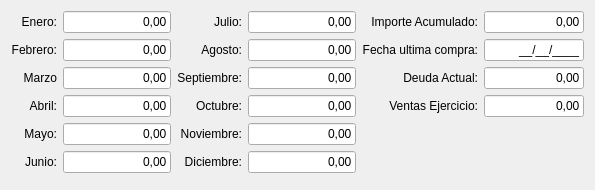
         <widget class="QWidget" name="tab_estadistica">
          <property name="styleSheet">
           <string notr="true"/>
          </property>
          <attribute name="title">
           <string>Estadistica</string>
          </attribute>
          <layout class="QGridLayout" name="gridLayout_24">
           <item row="0" column="1">
            <layout class="QGridLayout" name="gridLayout_66">
             <item row="4" column="0">
              <spacer name="verticalSpacer_4">
               <property name="orientation">
                <enum>Qt::Orientation::Vertical</enum>
               </property>
               <property name="sizeHint" stdset="0">
                <size>
                 <width>20</width>
                 <height>40</height>
                </size>
               </property>
              </spacer>
             </item>
             <item row="2" column="1">
              <widget class="QLineEdit" name="deuda_actual">
               <property name="enabled">
                <bool>true</bool>
               </property>
               <property name="maximumSize">
                <size>
                 <width>100</width>
                 <height>16777215</height>
                </size>
               </property>
               <property name="focusPolicy">
                <enum>Qt::FocusPolicy::NoFocus</enum>
               </property>
               <property name="text">
                <string>0,00</string>
               </property>
               <property name="alignment">
                <set>Qt::AlignmentFlag::AlignRight|Qt::AlignmentFlag::AlignTrailing|Qt::AlignmentFlag::AlignVCenter</set>
               </property>
               <property name="readOnly">
                <bool>true</bool>
               </property>
              </widget>
             </item>
             <item row="3" column="1">
              <widget class="QLineEdit" name="ventas_ejercicio">
               <property name="enabled">
                <bool>true</bool>
               </property>
               <property name="maximumSize">
                <size>
                 <width>100</width>
                 <height>16777215</height>
                </size>
               </property>
               <property name="focusPolicy">
                <enum>Qt::FocusPolicy::NoFocus</enum>
               </property>
               <property name="text">
                <string>0,00</string>
               </property>
               <property name="alignment">
                <set>Qt::AlignmentFlag::AlignRight|Qt::AlignmentFlag::AlignTrailing|Qt::AlignmentFlag::AlignVCenter</set>
               </property>
               <property name="readOnly">
                <bool>true</bool>
               </property>
              </widget>
             </item>
             <item row="0" column="1">
              <widget class="QLineEdit" name="acumulado_ventas">
               <property name="enabled">
                <bool>true</bool>
               </property>
               <property name="maximumSize">
                <size>
                 <width>100</width>
                 <height>16777215</height>
                </size>
               </property>
               <property name="focusPolicy">
                <enum>Qt::FocusPolicy::NoFocus</enum>
               </property>
               <property name="text">
                <string>0,00</string>
               </property>
               <property name="alignment">
                <set>Qt::AlignmentFlag::AlignRight|Qt::AlignmentFlag::AlignTrailing|Qt::AlignmentFlag::AlignVCenter</set>
               </property>
               <property name="readOnly">
                <bool>true</bool>
               </property>
              </widget>
             </item>
             <item row="1" column="0">
              <widget class="QLabel" name="label_37">
               <property name="text">
                <string>Fecha ultima compra:</string>
               </property>
               <property name="alignment">
                <set>Qt::AlignmentFlag::AlignRight|Qt::AlignmentFlag::AlignTrailing|Qt::AlignmentFlag::AlignVCenter</set>
               </property>
              </widget>
             </item>
             <item row="2" column="0">
              <widget class="QLabel" name="label_38">
               <property name="text">
                <string>Deuda Actual:</string>
               </property>
               <property name="alignment">
                <set>Qt::AlignmentFlag::AlignRight|Qt::AlignmentFlag::AlignTrailing|Qt::AlignmentFlag::AlignVCenter</set>
               </property>
              </widget>
             </item>
             <item row="3" column="0">
              <widget class="QLabel" name="label_39">
               <property name="text">
                <string>Ventas Ejercicio:</string>
               </property>
               <property name="alignment">
                <set>Qt::AlignmentFlag::AlignRight|Qt::AlignmentFlag::AlignTrailing|Qt::AlignmentFlag::AlignVCenter</set>
               </property>
              </widget>
             </item>
             <item row="0" column="0">
              <widget class="QLabel" name="label_36">
               <property name="text">
                <string>Importe Acumulado:</string>
               </property>
               <property name="alignment">
                <set>Qt::AlignmentFlag::AlignRight|Qt::AlignmentFlag::AlignTrailing|Qt::AlignmentFlag::AlignVCenter</set>
               </property>
              </widget>
             </item>
             <item row="1" column="1">
              <widget class="QLineEdit" name="fecha_ultima_compra">
               <property name="maximumSize">
                <size>
                 <width>100</width>
                 <height>16777215</height>
                </size>
               </property>
               <property name="inputMask">
                <string>99/99/9999;_</string>
               </property>
               <property name="text">
                <string>//</string>
               </property>
               <property name="alignment">
                <set>Qt::AlignmentFlag::AlignRight|Qt::AlignmentFlag::AlignTrailing|Qt::AlignmentFlag::AlignVCenter</set>
               </property>
              </widget>
             </item>
            </layout>
           </item>
           <item row="0" column="0">
            <layout class="QGridLayout" name="gridLayout_23">
             <item row="2" column="3">
              <widget class="QLineEdit" name="septiembre">
               <property name="enabled">
                <bool>true</bool>
               </property>
               <property name="maximumSize">
                <size>
                 <width>120</width>
                 <height>16777215</height>
                </size>
               </property>
               <property name="focusPolicy">
                <enum>Qt::FocusPolicy::NoFocus</enum>
               </property>
               <property name="text">
                <string>0,00</string>
               </property>
               <property name="alignment">
                <set>Qt::AlignmentFlag::AlignRight|Qt::AlignmentFlag::AlignTrailing|Qt::AlignmentFlag::AlignVCenter</set>
               </property>
               <property name="readOnly">
                <bool>true</bool>
               </property>
              </widget>
             </item>
             <item row="5" column="2">
              <widget class="QLabel" name="label_56">
               <property name="text">
                <string>Diciembre:</string>
               </property>
               <property name="alignment">
                <set>Qt::AlignmentFlag::AlignRight|Qt::AlignmentFlag::AlignTrailing|Qt::AlignmentFlag::AlignVCenter</set>
               </property>
              </widget>
             </item>
             <item row="3" column="2">
              <widget class="QLabel" name="label_57">
               <property name="text">
                <string>Octubre:</string>
               </property>
               <property name="alignment">
                <set>Qt::AlignmentFlag::AlignRight|Qt::AlignmentFlag::AlignTrailing|Qt::AlignmentFlag::AlignVCenter</set>
               </property>
              </widget>
             </item>
             <item row="1" column="2">
              <widget class="QLabel" name="label_55">
               <property name="text">
                <string>Agosto:</string>
               </property>
               <property name="alignment">
                <set>Qt::AlignmentFlag::AlignRight|Qt::AlignmentFlag::AlignTrailing|Qt::AlignmentFlag::AlignVCenter</set>
               </property>
              </widget>
             </item>
             <item row="0" column="2">
              <widget class="QLabel" name="label_54">
               <property name="text">
                <string>Julio:</string>
               </property>
               <property name="alignment">
                <set>Qt::AlignmentFlag::AlignRight|Qt::AlignmentFlag::AlignTrailing|Qt::AlignmentFlag::AlignVCenter</set>
               </property>
              </widget>
             </item>
             <item row="1" column="3">
              <widget class="QLineEdit" name="agosto">
               <property name="enabled">
                <bool>true</bool>
               </property>
               <property name="maximumSize">
                <size>
                 <width>120</width>
                 <height>16777215</height>
                </size>
               </property>
               <property name="focusPolicy">
                <enum>Qt::FocusPolicy::NoFocus</enum>
               </property>
               <property name="text">
                <string>0,00</string>
               </property>
               <property name="alignment">
                <set>Qt::AlignmentFlag::AlignRight|Qt::AlignmentFlag::AlignTrailing|Qt::AlignmentFlag::AlignVCenter</set>
               </property>
               <property name="readOnly">
                <bool>true</bool>
               </property>
              </widget>
             </item>
             <item row="4" column="2">
              <widget class="QLabel" name="label_53">
               <property name="text">
                <string>Noviembre:</string>
               </property>
               <property name="alignment">
                <set>Qt::AlignmentFlag::AlignRight|Qt::AlignmentFlag::AlignTrailing|Qt::AlignmentFlag::AlignVCenter</set>
               </property>
              </widget>
             </item>
             <item row="2" column="1">
              <widget class="QLineEdit" name="marzo">
               <property name="enabled">
                <bool>true</bool>
               </property>
               <property name="maximumSize">
                <size>
                 <width>120</width>
                 <height>16777215</height>
                </size>
               </property>
               <property name="focusPolicy">
                <enum>Qt::FocusPolicy::NoFocus</enum>
               </property>
               <property name="text">
                <string>0,00</string>
               </property>
               <property name="alignment">
                <set>Qt::AlignmentFlag::AlignRight|Qt::AlignmentFlag::AlignTrailing|Qt::AlignmentFlag::AlignVCenter</set>
               </property>
               <property name="readOnly">
                <bool>true</bool>
               </property>
              </widget>
             </item>
             <item row="0" column="1">
              <widget class="QLineEdit" name="enero">
               <property name="enabled">
                <bool>true</bool>
               </property>
               <property name="maximumSize">
                <size>
                 <width>120</width>
                 <height>16777215</height>
                </size>
               </property>
               <property name="focusPolicy">
                <enum>Qt::FocusPolicy::NoFocus</enum>
               </property>
               <property name="text">
                <string>0,00</string>
               </property>
               <property name="alignment">
                <set>Qt::AlignmentFlag::AlignRight|Qt::AlignmentFlag::AlignTrailing|Qt::AlignmentFlag::AlignVCenter</set>
               </property>
               <property name="readOnly">
                <bool>true</bool>
               </property>
              </widget>
             </item>
             <item row="4" column="0">
              <widget class="QLabel" name="label_51">
               <property name="text">
                <string>Mayo:</string>
               </property>
               <property name="alignment">
                <set>Qt::AlignmentFlag::AlignRight|Qt::AlignmentFlag::AlignTrailing|Qt::AlignmentFlag::AlignVCenter</set>
               </property>
              </widget>
             </item>
             <item row="1" column="1">
              <widget class="QLineEdit" name="febrero">
               <property name="enabled">
                <bool>true</bool>
               </property>
               <property name="maximumSize">
                <size>
                 <width>120</width>
                 <height>16777215</height>
                </size>
               </property>
               <property name="focusPolicy">
                <enum>Qt::FocusPolicy::NoFocus</enum>
               </property>
               <property name="text">
                <string>0,00</string>
               </property>
               <property name="alignment">
                <set>Qt::AlignmentFlag::AlignRight|Qt::AlignmentFlag::AlignTrailing|Qt::AlignmentFlag::AlignVCenter</set>
               </property>
               <property name="readOnly">
                <bool>true</bool>
               </property>
              </widget>
             </item>
             <item row="1" column="0">
              <widget class="QLabel" name="label_48">
               <property name="text">
                <string>Febrero:</string>
               </property>
               <property name="alignment">
                <set>Qt::AlignmentFlag::AlignRight|Qt::AlignmentFlag::AlignTrailing|Qt::AlignmentFlag::AlignVCenter</set>
               </property>
              </widget>
             </item>
             <item row="2" column="2">
              <widget class="QLabel" name="label_58">
               <property name="text">
                <string>Septiembre:</string>
               </property>
               <property name="alignment">
                <set>Qt::AlignmentFlag::AlignRight|Qt::AlignmentFlag::AlignTrailing|Qt::AlignmentFlag::AlignVCenter</set>
               </property>
              </widget>
             </item>
             <item row="5" column="1">
              <widget class="QLineEdit" name="junio">
               <property name="enabled">
                <bool>true</bool>
               </property>
               <property name="maximumSize">
                <size>
                 <width>120</width>
                 <height>16777215</height>
                </size>
               </property>
               <property name="focusPolicy">
                <enum>Qt::FocusPolicy::NoFocus</enum>
               </property>
               <property name="text">
                <string>0,00</string>
               </property>
               <property name="alignment">
                <set>Qt::AlignmentFlag::AlignRight|Qt::AlignmentFlag::AlignTrailing|Qt::AlignmentFlag::AlignVCenter</set>
               </property>
               <property name="readOnly">
                <bool>true</bool>
               </property>
              </widget>
             </item>
             <item row="3" column="0">
              <widget class="QLabel" name="label_50">
               <property name="text">
                <string>Abril:</string>
               </property>
               <property name="alignment">
                <set>Qt::AlignmentFlag::AlignRight|Qt::AlignmentFlag::AlignTrailing|Qt::AlignmentFlag::AlignVCenter</set>
               </property>
              </widget>
             </item>
             <item row="4" column="3">
              <widget class="QLineEdit" name="noviembre">
               <property name="enabled">
                <bool>true</bool>
               </property>
               <property name="maximumSize">
                <size>
                 <width>120</width>
                 <height>16777215</height>
                </size>
               </property>
               <property name="focusPolicy">
                <enum>Qt::FocusPolicy::NoFocus</enum>
               </property>
               <property name="text">
                <string>0,00</string>
               </property>
               <property name="alignment">
                <set>Qt::AlignmentFlag::AlignRight|Qt::AlignmentFlag::AlignTrailing|Qt::AlignmentFlag::AlignVCenter</set>
               </property>
               <property name="readOnly">
                <bool>true</bool>
               </property>
              </widget>
             </item>
             <item row="3" column="3">
              <widget class="QLineEdit" name="octubre">
               <property name="enabled">
                <bool>true</bool>
               </property>
               <property name="maximumSize">
                <size>
                 <width>120</width>
                 <height>16777215</height>
                </size>
               </property>
               <property name="focusPolicy">
                <enum>Qt::FocusPolicy::NoFocus</enum>
               </property>
               <property name="text">
                <string>0,00</string>
               </property>
               <property name="alignment">
                <set>Qt::AlignmentFlag::AlignRight|Qt::AlignmentFlag::AlignTrailing|Qt::AlignmentFlag::AlignVCenter</set>
               </property>
               <property name="readOnly">
                <bool>true</bool>
               </property>
              </widget>
             </item>
             <item row="0" column="3">
              <widget class="QLineEdit" name="julio">
               <property name="enabled">
                <bool>true</bool>
               </property>
               <property name="maximumSize">
                <size>
                 <width>120</width>
                 <height>16777215</height>
                </size>
               </property>
               <property name="focusPolicy">
                <enum>Qt::FocusPolicy::NoFocus</enum>
               </property>
               <property name="text">
                <string>0,00</string>
               </property>
               <property name="alignment">
                <set>Qt::AlignmentFlag::AlignRight|Qt::AlignmentFlag::AlignTrailing|Qt::AlignmentFlag::AlignVCenter</set>
               </property>
               <property name="readOnly">
                <bool>true</bool>
               </property>
              </widget>
             </item>
             <item row="5" column="0">
              <widget class="QLabel" name="label_52">
               <property name="text">
                <string>Junio:</string>
               </property>
               <property name="alignment">
                <set>Qt::AlignmentFlag::AlignRight|Qt::AlignmentFlag::AlignTrailing|Qt::AlignmentFlag::AlignVCenter</set>
               </property>
              </widget>
             </item>
             <item row="2" column="0">
              <widget class="QLabel" name="label_49">
               <property name="text">
                <string>Marzo</string>
               </property>
               <property name="alignment">
                <set>Qt::AlignmentFlag::AlignRight|Qt::AlignmentFlag::AlignTrailing|Qt::AlignmentFlag::AlignVCenter</set>
               </property>
              </widget>
             </item>
             <item row="3" column="1">
              <widget class="QLineEdit" name="abril">
               <property name="enabled">
                <bool>true</bool>
               </property>
               <property name="maximumSize">
                <size>
                 <width>120</width>
                 <height>16777215</height>
                </size>
               </property>
               <property name="focusPolicy">
                <enum>Qt::FocusPolicy::NoFocus</enum>
               </property>
               <property name="text">
                <string>0,00</string>
               </property>
               <property name="alignment">
                <set>Qt::AlignmentFlag::AlignRight|Qt::AlignmentFlag::AlignTrailing|Qt::AlignmentFlag::AlignVCenter</set>
               </property>
               <property name="readOnly">
                <bool>true</bool>
               </property>
              </widget>
             </item>
             <item row="0" column="0">
              <widget class="QLabel" name="label_47">
               <property name="text">
                <string>Enero:</string>
               </property>
               <property name="alignment">
                <set>Qt::AlignmentFlag::AlignRight|Qt::AlignmentFlag::AlignTrailing|Qt::AlignmentFlag::AlignVCenter</set>
               </property>
              </widget>
             </item>
             <item row="4" column="1">
              <widget class="QLineEdit" name="mayo">
               <property name="enabled">
                <bool>true</bool>
               </property>
               <property name="maximumSize">
                <size>
                 <width>120</width>
                 <height>16777215</height>
                </size>
               </property>
               <property name="focusPolicy">
                <enum>Qt::FocusPolicy::NoFocus</enum>
               </property>
               <property name="text">
                <string>0,00</string>
               </property>
               <property name="alignment">
                <set>Qt::AlignmentFlag::AlignRight|Qt::AlignmentFlag::AlignTrailing|Qt::AlignmentFlag::AlignVCenter</set>
               </property>
               <property name="readOnly">
                <bool>true</bool>
               </property>
              </widget>
             </item>
             <item row="5" column="3">
              <widget class="QLineEdit" name="diciembre">
               <property name="enabled">
                <bool>true</bool>
               </property>
               <property name="maximumSize">
                <size>
                 <width>120</width>
                 <height>16777215</height>
                </size>
               </property>
               <property name="focusPolicy">
                <enum>Qt::FocusPolicy::NoFocus</enum>
               </property>
               <property name="text">
                <string>0,00</string>
               </property>
               <property name="alignment">
                <set>Qt::AlignmentFlag::AlignRight|Qt::AlignmentFlag::AlignTrailing|Qt::AlignmentFlag::AlignVCenter</set>
               </property>
               <property name="readOnly">
                <bool>true</bool>
               </property>
              </widget>
             </item>
             <item row="6" column="0" colspan="4">
              <widget class="QWidget" name="ChartWidget" native="true"/>
             </item>
            </layout>
           </item>
          </layout>
         </widget>
